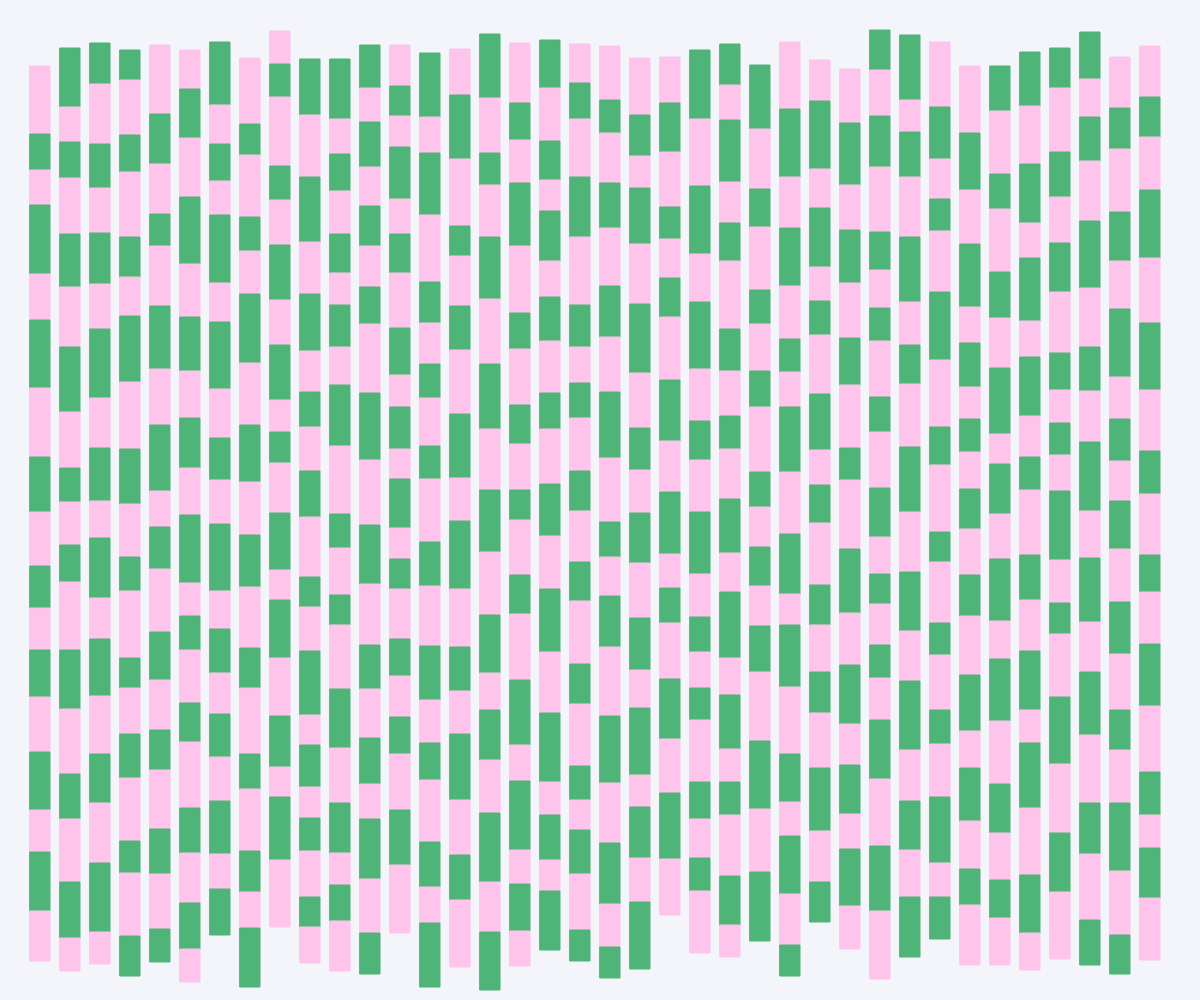
Frame 1 (no input)
Frame 2 (the mouse pressed at the canvas centre, redrawn once): identical to frame 1, image omitted

The p5.js sketch that drew this single still picture (run headless with seeded random() and noise() and a simulated clock; the mouse was pressed at the canvas centre and the sketch redrawn once):

// p5.js sketch
// ── sketch.js
var rectangles = [];
var shimmering_rects = [];

var color_a = '#4FB477';
var color_b = '#FFC4EB';
var color_shimmer = '#ffd700';
var color_shimmer_transition = '#ffec88';
//var color_shimmer = '#6890E7';
//var color_shimmer_transition = '#b1c6f3';
var color_background = '#f3f5fb';


function setup() {
	createCanvas(windowWidth, windowHeight);
	background('#f3f5fb');
	draw_grid();
	window.setInterval(function() {
		shimmer(get_rand_int(0, rectangles.length));},
		get_rand_int(2000, 4000)
	);

	window.setInterval(remove_shimmer, get_rand_int(2000, 4000));

	noLoop();
}

function draw() {
}

function shimmer(random_index) {
	// Turn the rectangle to a thrid color, but let it shimmer a little first

	var random_rect = rectangles[random_index];

	if (shimmering_rects.indexOf(random_rect.id) === -1) {

		shimmering_rects.push(random_rect.id);

		// Flicker at least once

		// And flicker up to two more times
		var flicker_times = get_rand_int(0, 3);

		if (flicker_times == 0) {

			set_shimmer_callback(color_shimmer, random_index, 0, 0);

		} else if (flicker_times == 1) {

			set_shimmer_callback(color_shimmer_transition, random_index, 0, 0);
			set_shimmer_callback(color_shimmer, random_index, 30, 70);

		} else if (flicker_times == 2) {
			set_shimmer_callback(color_shimmer_transition, random_index, 0, 0);
			set_shimmer_callback(color_shimmer, random_index, 30, 70);

			set_shimmer_callback(color_shimmer_transition, random_index, 70, 110);
			set_shimmer_callback(color_shimmer, random_index, 110, 140);

		} else if (flicker_times == 3) {

			set_shimmer_callback(color_shimmer_transition, random_index, 0, 0);
			set_shimmer_callback(color_shimmer, random_index, 30, 70);
			set_shimmer_callback(color_shimmer_transition, random_index, 70, 110);
			set_shimmer_callback(color_shimmer, random_index, 110, 140);
			set_shimmer_callback(color_shimmer_transition, random_index, 240, 280);
			set_shimmer_callback(color_shimmer, random_index, 340, 380);
			set_shimmer_callback(color_shimmer_transition, random_index, 380, 420);
			set_shimmer_callback(color_shimmer, random_index, 480, 600);

		}
	}
}

function set_shimmer_callback(fill_color, index, duration_min, duration_max) {
	// A little helper to aid us set the man callbacks we use
	// in the shimmer effect

	window.setTimeout(function() {
			fill(fill_color);
			stroke(fill_color);
			rect(rectangles[index].next_x, rectangles[index].next_y,
				 rectangles[index].w, rectangles[index].h);
		}, get_rand_int(duration_min, duration_max)
	);
}

function remove_shimmer() {
	// Once we get to 8% shimmering, let's remove some

	if (shimmering_rects.length > .01 * rectangles.length) {
		var random_shimmering_rect_index = get_rand_int(0, shimmering_rects.length);

		for (var i=0, len=rectangles.length; i < len; i++) {

			if (rectangles[i].id === shimmering_rects[random_shimmering_rect_index]) {
				fill(rectangles[i].fill_color);
				stroke(rectangles[i].fill_color);

				rect(rectangles[i].next_x, rectangles[i].next_y,
					 rectangles[i].w, rectangles[i].h);
			}

		}
		delete shimmering_rects[random_shimmering_rect_index];
	}
}

function draw_grid() {
	// Draw our sliced bars and calculate the padding on the right and left

	var padding = 30;
	var next_x = padding;
	var next_y = get_rand_int(30, 70);
	var next_height = get_rand_int(30, 70);

	var current_color = color_a;
	
	// Build our list of rectangles and store them
	while (next_x + padding < windowWidth) {
		while (next_y + next_height < windowHeight - get_rand_int(0, 30)) {

			if (current_color === color_a) {
				current_color = color_b;
			} else {
				current_color = color_a;
			}

			rectangles.push({'id': get_rand_int(0, 1000000), 'next_x': next_x,
							 'next_y': next_y, 'w': 20, 'h': next_height,
							 'fill_color': current_color});
			next_y += next_height;
			next_height = get_rand_int(30, 70);
		}

		next_x += padding;
		next_y = get_rand_int(30, 70);
	}


	// Draw all of our rectangles
	for (var i=0, len=rectangles.length; i < len; i++) {
		fill(rectangles[i].fill_color);
		stroke(rectangles[i].fill_color)
		rect(rectangles[i].next_x, rectangles[i].next_y, rectangles[i].w, rectangles[i].h);
	}

}


function get_rand_int(min, max) {
	// A helper function that returns an integer between
	// min and max

	return Math.floor(Math.random() * (max - min) + min);
}
